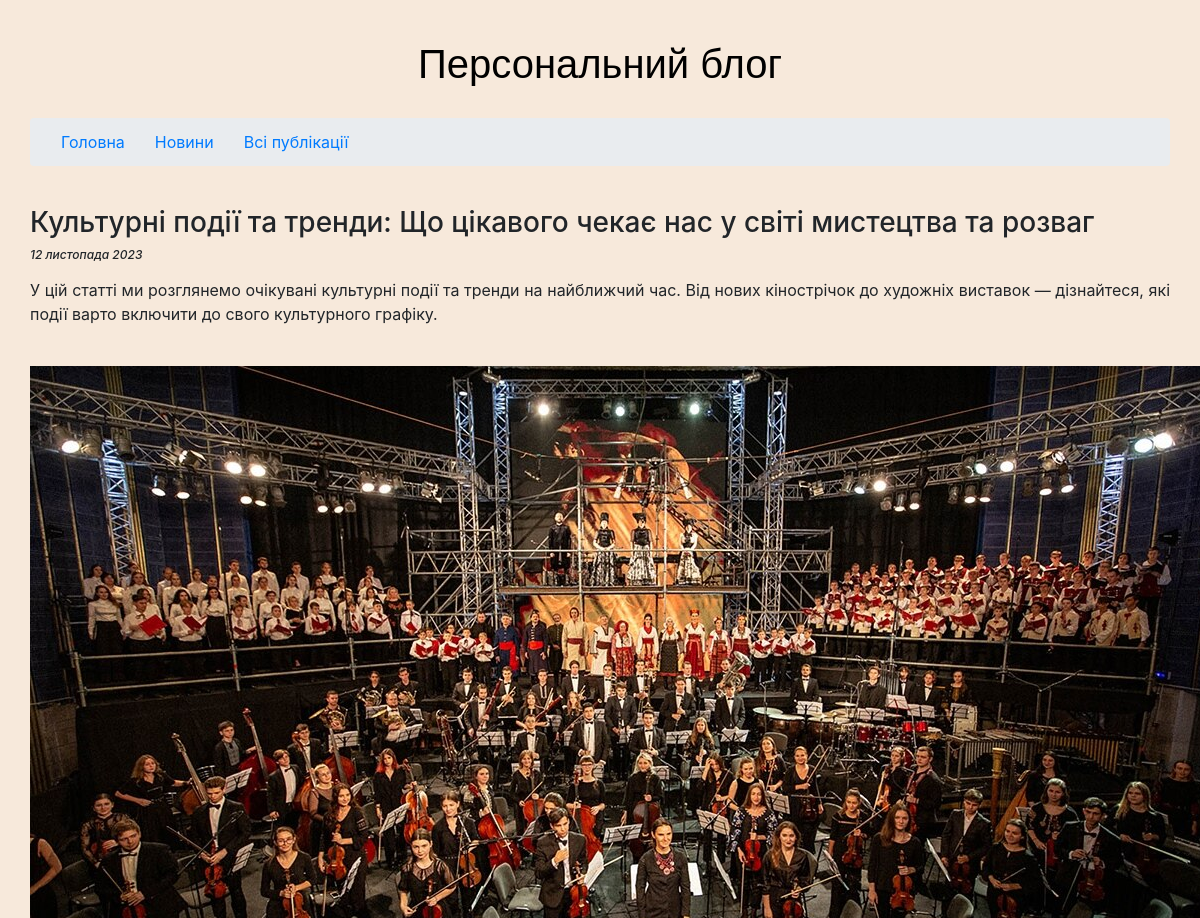
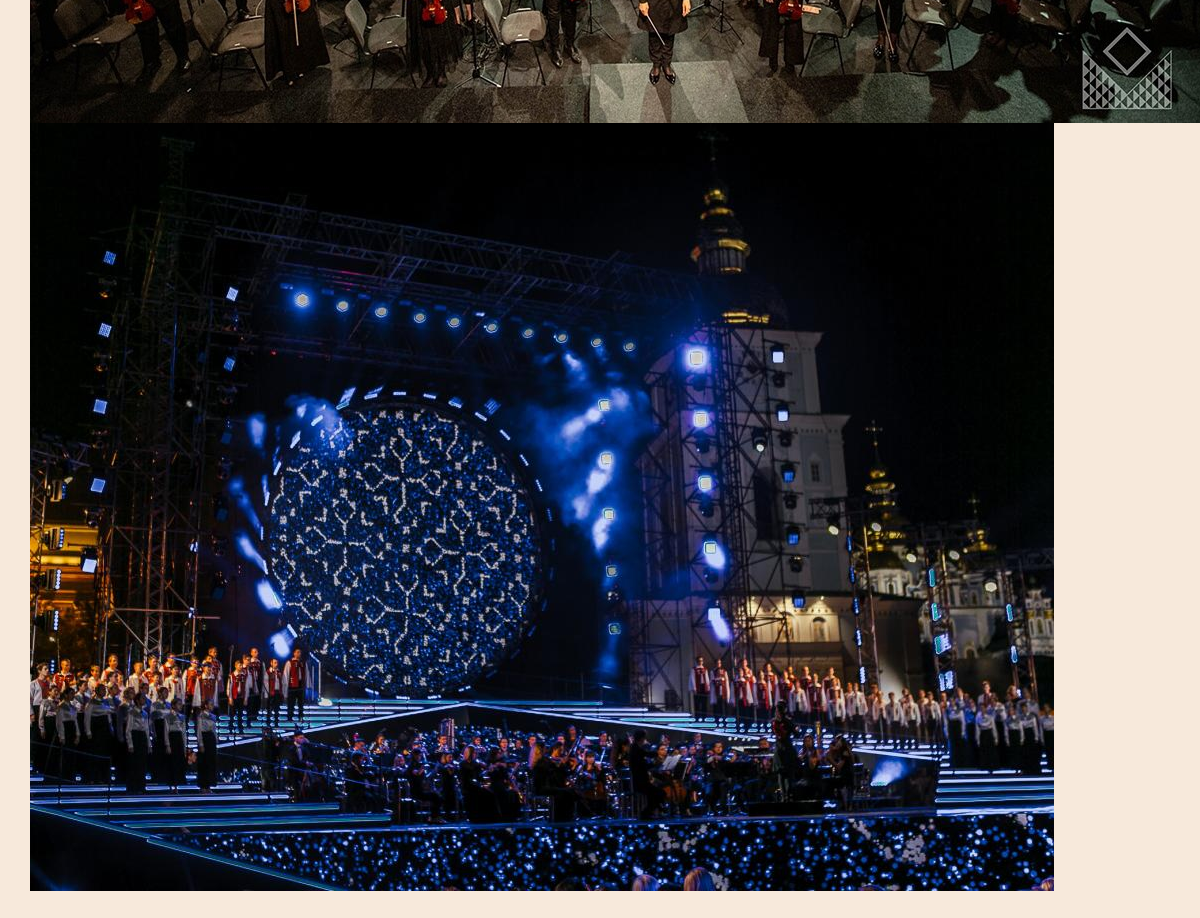
The app's page /articles/2023/11/12/kulturni-podiyi-ta-trendi-sho-cikavogo-chekaye-nas with its own data (2 pictures, top to bottom).
### app_blog/models.py (models this page shows, shortened)
class Article(models.Model):
    title = models.CharField("Title", max_length=250, help_text="Maximum 250 characters")
    description = models.TextField(blank=True, verbose_name="Description")
    pub_date = models.DateTimeField("Date of publication", default=timezone.now)
    slug = models.SlugField("Slug", unique_for_date="pub_date")
    main_page = models.BooleanField("Main", default=False, help_text="Show on the main page")
    category = models.ForeignKey(
        Category, related_name="articles", blank=True, null=True, verbose_name="Category", on_delete=models.CASCADE
    )
    class Meta:
        ordering = ["-pub_date"]
        verbose_name = "Article"
        verbose_name_plural = "Articles"

class Category(models.Model):
    category = models.CharField("Category", max_length=250, help_text="Maximum 250 characters")
    slug = models.SlugField("Slug", default="")
    class Meta:
        verbose_name = "Category for publication"
        verbose_name_plural = "Categories for publications"
    def __str__(self):
        return self.category
    def get_absolute_url(self):
        try:
            url = reverse("articles-category-list", kwargs={"slug": self.slug})
        except:
            url = "/"
        return url

class ArticleImage(models.Model):
    article = models.ForeignKey(Article, verbose_name="Article", related_name="images", on_delete=models.CASCADE)
    image = models.ImageField("Photo", upload_to="photos")
    title = models.CharField("Title", max_length=250, help_text="Maximum 250 characters", blank=True)
    class Meta:
        verbose_name = "Article Photo"
        verbose_name_plural = "Article Photos"

### app_blog/views.py (the view)
# urls.py: path(r"articles/<year>/<month>/<day>/<slug>", views.ArticleDetail.as_view(), name="news-detail"),
class ArticleDetail(DateDetailView):
    model = Article
    template_name = "article-detail.html"
    context_object_name = "item"
    date_field = "pub_date"
    query_pk_and_slug = True
    month_format = "%m"
    allow_future = True
    def get_context_data(self, *args, **kwargs):
        context = super(ArticleDetail, self).get_context_data(*args, **kwargs)
        try:
            context["images"] = context["item"].images.all()
        except:
            pass
        return context

### app_blog/templates/article-detail.html (shortened to what this page needs)
{% extends "base.html" %}
{% load static %}
{% block content %}{% endblock %}

### app_blog/templates/base.html (shortened to what this page needs)
<!DOCTYPE html>
<html lang=”uk”>
{% load static %}
<head>
    <!DOCTYPE html>
    <link rel="stylesheet" href="{% static 'css/bootstrap.min.css' %}">
    <link type="text/css" href="{% static 'css/main.css' %}" rel="stylesheet">
</head>
<body>
<div class="container">
    <h1 class="title"> Персональний блог</h1>
    {% block content %}
    {% endblock %}
</div>
</body>
</html>

### app_blog/templates/fotorama.html (shortened to what this page needs)
{% spaceless %}
{% load static %}
{% endspaceless %}

### static/css/main.css (style rules this page uses)
body { background-color: #f7e9db; }
.container { padding: 40px 0 40px; }
div > h1 { color: #000; font-family: ‘Ubuntu’, sans-serif; }
body > div > div > ol > li { margin: 0 15px; }
.pub-date { font-style: italic; font-size: 12px; }
.description { text-align: justify; }
.title { text-align: center; }
.article-content { margin-top: 40px; }
.article-navbar { margin-top: 30px; }
.fotorama { margin-top: 40px; }

### records on screen
Article: category+title+pub_date "Головна Новини Всі публікації Культурні події та тренди: Що цікавого чекає нас у світі мистецтва та розваг 12 листопада 2023 У цій статті ми розглянемо очікувані культурні події та тренди на найближчий час. Від нових кінострічок до художніх виставок — дізнайтеся, які події варто включити до свого культурного графіку.", category+title+pub_date (picture)
